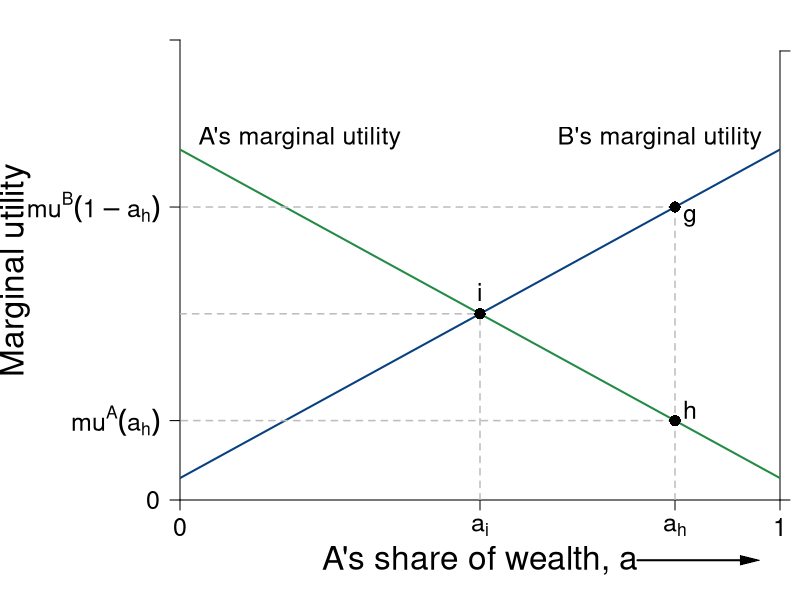

Recreate this plot in R.
#Graph Designer: Simon Halliday
#Authors: Bowles and Halliday
#Title: Coordination, Conflict and Competition: A Text in Microeconomics
library(shape)
pdf(file = "constrained_optimization/utilitarianism.pdf", width = 8, height = 6)

#Set parameters for graphics
pointsize <- 1.8
axislabelsize <- 2
labelsize <- 1.5
namesize <- 1.8
annotatesize <- 1.5
graphlinewidth <- 2
segmentlinewidth <- 1.5

COL <- c("#7fc97f", "#beaed4", "#fdc086", "#ffff99", "#386cb0", "#f0027f", "#bf5b17", "#666666")
COLA <- c("#e0f3db", "#99d8c9","#66c2a4","#41ae76", "#238b45", "#005824")
COLB <- c("#4eb3d3", "#2b8cbe", "#0868ac","#084081")

#Edited the margins to cater for the larger LHS labels
par(mar =  c(5, 9, 2, 1))

#proportion of wealth functions

MUb <- function(x, y){
   2+0.75*x
}

MUa <- function(x, y){
  32 - (0.75)*x
}


#Add limits on axes and levels of utility for each function 
ylims <- c(0, 42)
xlims <- c(0, 40)

npts <- 501 
x <- seq(xlims[1], xlims[2], length.out = npts)
y <- seq(ylims[1], ylims[2], length.out = npts) 

plot(0, 0, xlim = xlims, ylim = ylims, type = "n",
     xlab = expression(paste("")),
     ylab = expression(paste("")), 
     xaxt = "n", 
     yaxt = "n", 
     cex.lab = axislabelsize, 
     bty = "n", 
     xaxs="i", 
     yaxs="i"
)

#x and y limits with plain axes without ticks/numbers to match previous graph; y axes on both sides

ticksx <- c(0, 20, 33, 40)
xlabels <- c(0, expression(paste(a[i])), expression(paste(a[h])), 1)
#ticksy <- seq(from = 0, to = ylims[2]+1, by = 41)
ticksy <- c(0, MUa(33), MUb(33), ylims[2])
#ylabels <- seq(from = 0, to = ylims[2], by = 10)
ylabels <- c(0, expression(paste(m*u^A*(a[h]) )), expression(paste(m*u^B*(1 - a[h]) )), NA)
ticksy2 <- seq(from = 0, to = ylims[2]+1, by = 41)
ylabels2 <- seq(from = 0, to = ylims[2], by = 10)

# text(-2, MUb(33), expression(paste(-u[a]^B*(a[x]) )),  xpd = TRUE, cex = labelsize)
# text(-2, MUa(33), expression(paste(u[a]^A*(a[x]) )),  xpd = TRUE, cex = labelsize)


# text(20, -.9, expression(paste(a[i])), xpd = TRUE, cex = labelsize)
# text(33, -.9, expression(paste(a[x])), xpd = TRUE, cex = labelsize)

axis(1,at = ticksx,  pos = 0, labels = xlabels, cex.axis = labelsize)
axis(2,at = ticksy,  pos = 0, labels = ylabels, las = 1, cex.axis = labelsize)
axis(4, at = ticksy2, pos = xlims[2], labels = FALSE,las=1)


npts <- 503 
xx1 <- seq(xlims[1], xlims[2], length.out = npts)
xx2 <- seq(0, xlims[2], length.out = npts)
xx3 <- seq(xlims[1], 0, length.out = npts)
xx4 <- seq(-11, 0, length.out = npts)

#Axis labels and draw linear utility functions
#mtext(expression(paste("A's Share of Wealth, a")), side = 1, line = 2, cex = axislabelsize)

text(0.5*xlims[2], -5.5, expression(paste("A's share of wealth, a")), xpd = TRUE, cex = axislabelsize) 
text(-11, 0.5*ylims[2], expression(paste("Marginal utility")), xpd = TRUE, cex = axislabelsize, srt = 90) 

lines(xx1, MUb(xx1, y), col = COLB[4], lwd = graphlinewidth)
lines(xx1, MUa(xx1, y), col = COLA[5], lwd = graphlinewidth)

#Label points on line

text(20, MUb(20) + 2, expression(paste(i)), cex = labelsize)
segments(20, 0, 20, MUb(20), lty = 2, col = "gray", lwd = segmentlinewidth)
segments(0, MUb(20), 20, MUb(20), lty = 2, col = "gray", lwd = segmentlinewidth)
points(20, MUb(20), pch = 16, col = "black", cex = 1.5)

text(33 + 1, MUb(33) - 1, expression(paste(g)), cex = labelsize)
segments(33, MUb(33), 0, MUb(33), lty = 2, col = "gray", lwd = segmentlinewidth)
segments(33, 0, 33, MUb(33), lty = 2, col = "gray", lwd = segmentlinewidth)
points(33, MUb(33), pch = 16, col = "black", cex = 1.5)

text(33 + 1, MUa(33) + 1, expression(paste(h)), cex = labelsize)
segments(33, MUa(33), 0, MUa(33), lty = 2, col = "gray", lwd = segmentlinewidth)
points(33, MUa(33), pch = 16, col = "black", cex = 1.5)



text(8, 33, expression(paste("A's marginal utility")), xpd = TRUE, cex = labelsize)
#text(8, 37.5, expression(paste(u[a]^A)), xpd = TRUE, cex = labelsize)
text(32, 33, expression(paste("B's marginal utility")),  xpd = TRUE, cex = labelsize)
#text(32, 37.5, expression(paste(-u[a]^B)),  xpd = TRUE, cex = labelsize)

#Axis arrow
Arrows(30.5, -5.5, 38, -5.5, col = "black", lty = 1, lwd = 2, arr.type = "triangle", arr.lwd = 0.5, xpd = TRUE)



dev.off()
